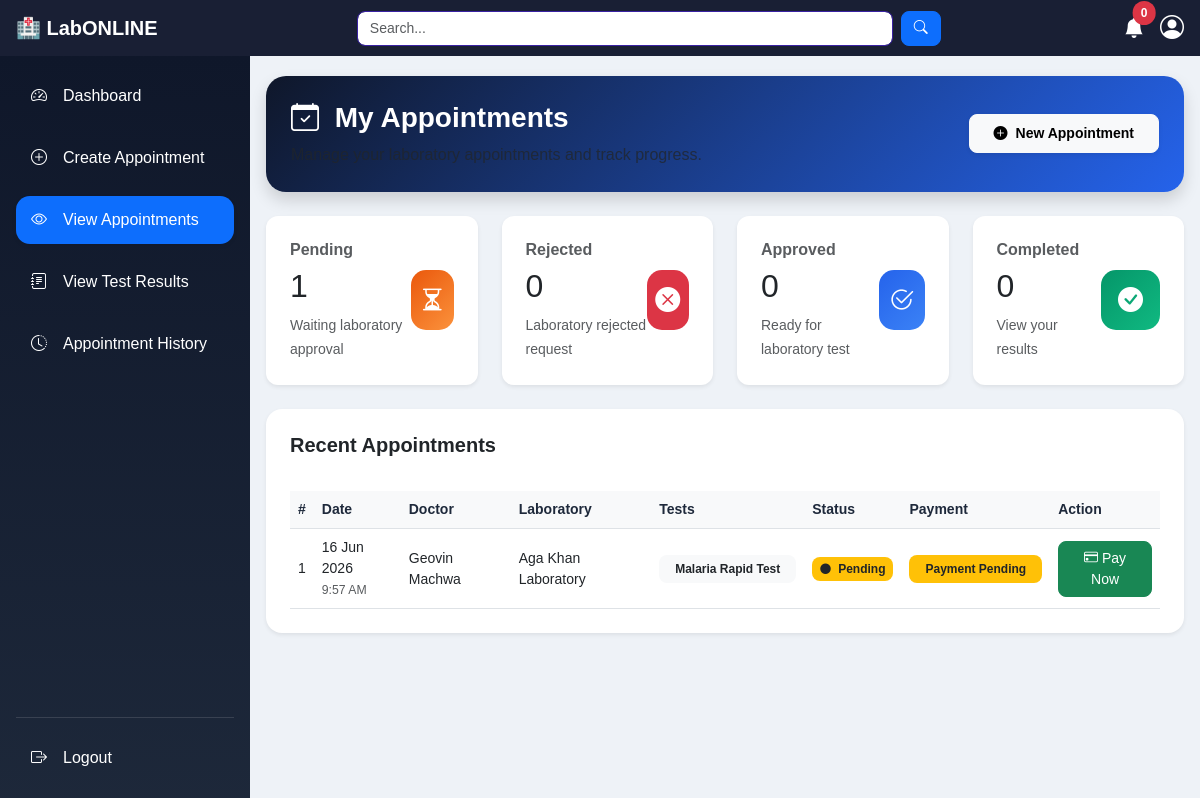
The page /patient/dashboard.php?page=view_appointments (signed in) on the database as committed earlier.
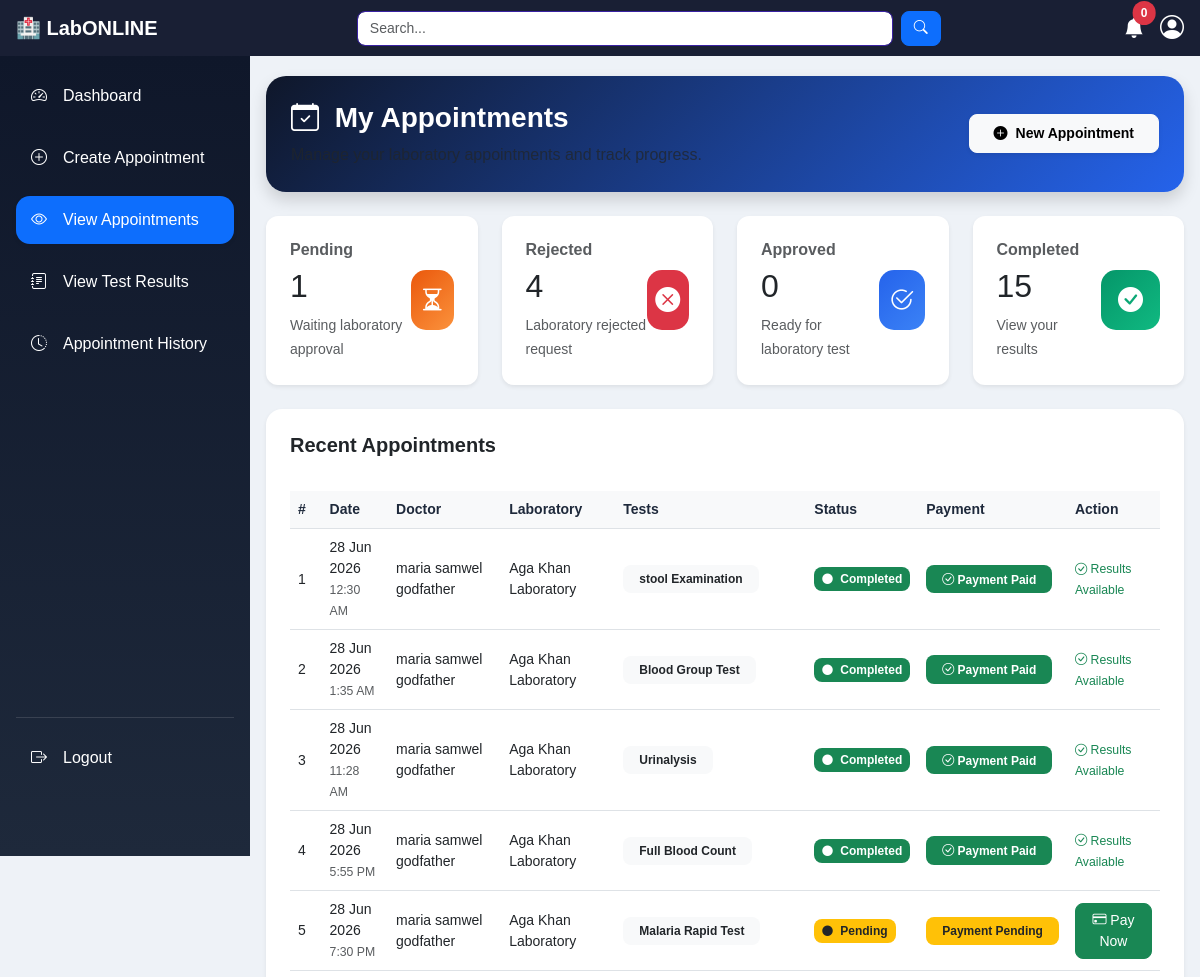
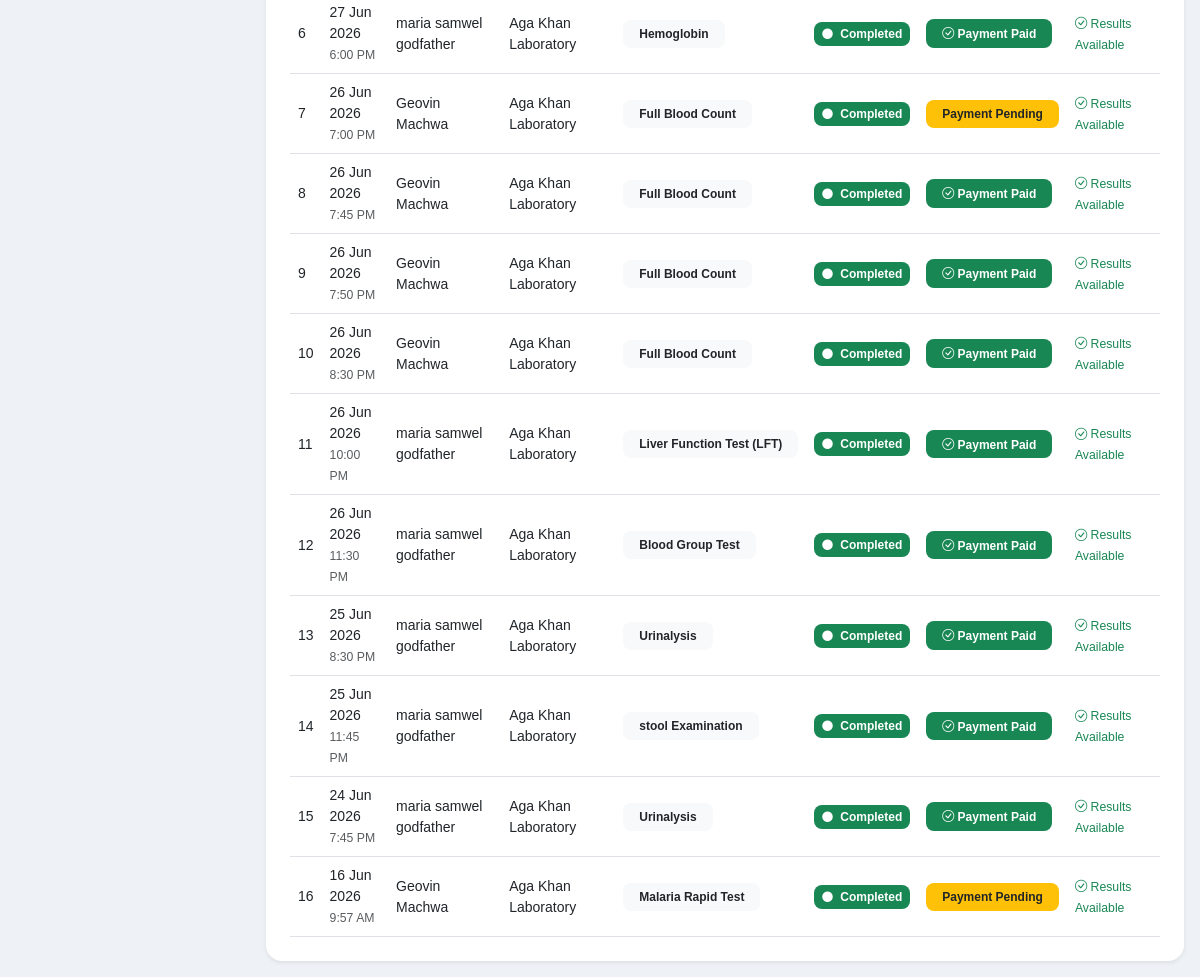
The same page on the database as committed later (2 pictures, top to bottom).
### tables this page shows
CREATE TABLE `appointments` (
  `id` int(11) NOT NULL,
  `rebooked_from_id` int(11) DEFAULT NULL,
  `patient_id` int(11) DEFAULT NULL,
  `doctor_id` int(11) DEFAULT NULL,
  `laboratory_id` int(11) DEFAULT NULL,
  `appointment_date` date DEFAULT NULL,
  `appointment_time` time DEFAULT NULL,
  `type` enum('lab_test','consultation') DEFAULT NULL,
  `sample_collection` enum('home','lab') DEFAULT NULL,
  `address` text DEFAULT NULL,
  `notes` text DEFAULT NULL,
  `status` enum('pending','paid','approved','rejected','completed','cancelled') DEFAULT 'pending',
  `priority` enum('normal','urgent') NOT NULL DEFAULT 'normal',
  `created_at` timestamp NOT NULL DEFAULT current_timestamp(),
  `rejection_reason` text DEFAULT NULL
);

CREATE TABLE `users` (
  `id` int(11) NOT NULL,
  `full_name` varchar(100) NOT NULL,
  `email` varchar(100) NOT NULL,
  `phone_number` varchar(20) NOT NULL,
  `password` varchar(255) NOT NULL,
  `role` enum('admin','doctor','patient','labo') NOT NULL,
  `profile_image` varchar(255) NOT NULL DEFAULT 'assets/images/default.jpg',
  `status` enum('pending','active','inactive','blocked') DEFAULT 'pending',
  `last_login` timestamp NULL DEFAULT NULL,
  `created_at` timestamp NOT NULL DEFAULT current_timestamp(),
  `updated_at` timestamp NOT NULL DEFAULT current_timestamp() ON UPDATE current_timestamp()
);

CREATE TABLE `laboratories` (
  `id` int(11) NOT NULL,
  `labo_name` varchar(100) NOT NULL,
  `labo_address` text NOT NULL,
  `location` varchar(255) NOT NULL,
  `available_tests` text DEFAULT NULL,
  `user_id` int(11) NOT NULL
);

### patient/dashboard.php (called while the page is built, shortened)
<?php
include "../shared/layout.php";
?>

### includes/session_user.php (called while the page is built, shortened)
<?php
function getCurrentUserId(): int
{
    return (int) ($_SESSION['user_id'] ?? 0);
}

### repositories/AppointmentRepository.php (called while the page is built, shortened)
<?php
class AppointmentRepository
{
    private mysqli $conn;
    public function __construct(mysqli $conn)
    {
        $this->conn = $conn;
    }
    public function getByPatientId(int $patientUserId): array
{
    $stmt=$this->conn->prepare(
    "SELECT a.*,
    d.full_name AS doctor_name,
    l.labo_name,
    p.payment_status
    FROM appointments a
    LEFT JOIN users d
    ON d.id=a.doctor_id
    LEFT JOIN laboratories l
    ON l.id=a.laboratory_id
    LEFT JOIN payments p
    ON p.appointment_id=a.id
    WHERE a.patient_id=?
    AND NOT EXISTS (
        SELECT 1
        FROM appointments r
        WHERE r.rebooked_from_id = a.id
    )
    ORDER BY
    a.appointment_date DESC"
    );
    $stmt->bind_param(
        'i',
        $patientUserId
    );
    $stmt->execute();
    return $stmt->get_result()
    ->fetch_all(MYSQLI_ASSOC);
}
    public function countByPatientAndStatus(
        int $patientId,
        string $status
    ): int
    {
        $stmt=$this->conn->prepare(
            "SELECT COUNT(*) AS total
             FROM appointments
             WHERE patient_id=?
             AND status=?"
        );
        $stmt->bind_param(
            'is',
            $patientId,
            $status
        );
        $stmt->execute();
        $row=$stmt->get_result()->fetch_assoc();
        return (int)($row['total'] ?? 0);
    }
}

### includes/helpers.php (called while the page is built, shortened)
<?php
function e(?string $value): string
{
    return htmlspecialchars((string) $value, ENT_QUOTES, 'UTF-8');
}
function formatDate(?string $date): string
{
    return date('d M Y', strtotime($date));
}
function formatTime(?string $time): string
{
    return date('g:i A', strtotime($time));
}
function statusBadge(string $status): string
{
    $map = [
        'pending'   => 'bg-warning text-dark',
        'approved'  => 'bg-primary',
        'completed' => 'bg-success',
        'cancelled' => 'bg-secondary',
        'active'    => 'bg-success',
        'inactive'  => 'bg-secondary',
        'blocked'   => 'bg-danger',
        'uploaded'  => 'bg-info',
        'reviewed'  => 'bg-success',
    ];
    return $map[$status] ?? 'bg-secondary';
}

### repositories/LabTestRepository.php (called while the page is built, shortened)
<?php
class LabTestRepository
{
    private mysqli $conn;
    public function __construct(mysqli $conn)
    {
        $this->conn = $conn;
    }
    public function getNamesByAppointmentId(int $appointmentId): string
    {
        $sql = "SELECT GROUP_CONCAT(lt.test_name SEPARATOR ', ') AS names
                FROM appointment_tests at
                JOIN lab_tests lt ON lt.id = at.test_id
                WHERE at.appointment_id = ?";
        $stmt = $this->conn->prepare($sql);
        $stmt->bind_param('i', $appointmentId);
        $stmt->execute();
        $row = $stmt->get_result()->fetch_assoc();
        return $row['names'] ?? '-';
    }
}

### repositories/paymentRepository.php (called while the page is built, shortened)
<?php
class PaymentRepository
{
    private mysqli $conn;
    public function __construct(mysqli $conn)
    {
        $this->conn = $conn;
    }
    public function getByAppointmentId(int $appointmentId)
    {
        $sql = "
            SELECT *
            FROM payments
            WHERE appointment_id = ?
            LIMIT 1
        ";
        $stmt = $this->conn->prepare($sql);
        $stmt->bind_param(
            "i",
            $appointmentId
        );
        $stmt->execute();
        $result = $stmt->get_result();
        return $result->fetch_assoc();
    }
}

### patient/content/view_appointments.php (the view, shortened to what the changed rows need)
<?php
$appointmentRepo = new AppointmentRepository($conn);
$labTestRepo = new LabTestRepository($conn);
$paymentRepo = new PaymentRepository($conn);
$patientId = getCurrentUserId();
$appointments = $appointmentRepo->getByPatientId($patientId);
$pendingCount = $appointmentRepo->countByPatientAndStatus($patientId,'pending');
$approvedCount = $appointmentRepo->countByPatientAndStatus($patientId,'approved');
$completedCount = $appointmentRepo->countByPatientAndStatus($patientId,'completed');
$rejectedCount = $appointmentRepo->countByPatientAndStatus($patientId,'rejected');
?>
<div class="page-header shadow mb-4">
    <div class="d-flex justify-content-between align-items-center flex-wrap">
        <div>
            <h3>
                <i class="bi bi-calendar-check me-2"></i>
                My Appointments
            </h3>
            <p class="text-muted mb-0">
                Manage your laboratory appointments and track progress.
            </p>
        </div>
        <a href="?page=create_appointment"
            class="btn btn-light btn-lg px-4 py-2 shadow-sm fw-bold d-inline-flex align-items-center">
            <i class="bi bi-plus-circle-fill me-2"></i>
            New Appointment
        </a>
    </div>
</div>
<div class="row g-4 mb-4">
    <div class="col-md-3">
        <div class="card stats-card shadow-sm p-4">
            <div class="d-flex justify-content-between align-items-center">
                <div>
                    <h6 class="text-muted">
                        Pending
                    </h6>
                    <h2>
                        <?= $pendingCount ?>
                    </h2>
                    <small class="text-muted">
                        Waiting laboratory approval
                    </small>
                </div>
                <div class="icon-box bg-orange">
                    <i class="bi bi-hourglass-split"></i>
                </div>
            </div>
        </div>
    </div>
    <div class="col-md-3">
        <div class="card stats-card shadow-sm p-4">
            <div class="d-flex justify-content-between align-items-center">
                <div>
                    <h6 class="text-muted">
                        Rejected
                    </h6>
                    <h2>
                        <?= $rejectedCount ?>
                    </h2>
                    <small class="text-muted">
                        Laboratory rejected request
                    </small>
                </div>
                <div class="icon-box bg-danger">
                    <i class="bi bi-x-circle-fill"></i>
                </div>
            </div>
        </div>
    </div>
    <div class="col-md-3">
        <div class="card stats-card shadow-sm p-4">
            <div class="d-flex justify-content-between align-items-center">
                <div>
                    <h6 class="text-muted">
                        Approved
                    </h6>
                    <h2>
                        <?= $approvedCount ?>
                    </h2>
                    <small class="text-muted">
                        Ready for laboratory test
                    </small>
                </div>
                <div class="icon-box bg-blue">
                    <i class="bi bi-check2-circle"></i>
                </div>
            </div>
        </div>
    </div>
    <div class="col-md-3">
        <div class="card stats-card shadow-sm p-4">
            <div class="d-flex justify-content-between align-items-center">
                <div>
                    <h6 class="text-muted">
                        Completed
                    </h6>
                    <h2>
                        <?= $completedCount ?>
                    </h2>
                    <small class="text-muted">
                        View your results
                    </small>
                </div>
                <div class="icon-box bg-green">
                    <i class="bi bi-check-circle-fill"></i>
                </div>
            </div>
        </div>
    </div>
</div>
<div class="card table-card shadow-sm border-0 rounded-4 p-4">
    <div class="d-flex justify-content-between align-items-center mb-4">
        <h5>
            Recent Appointments
        </h5>
    </div>
    <div class="table-responsive">
        <table class="table align-middle table-hover">
            <thead>
                <tr>
                    <th>#</th>
                    <th>Date</th>
                    <th>Doctor</th>
                    <th>Laboratory</th>
                    <th>Tests</th>
                    <th>Status</th>
                    <th>Payment</th>
                    <th>Action</th>
                </tr>
            </thead>
            <tbody>
                <?php if(empty($appointments)): ?>
                <tr>
                    <td colspan="8" class="text-center text-muted py-5">
                        <i class="bi bi-calendar-x fs-1"></i>
                        <h5 class="mt-3">
                            No appointments yet
                        </h5>
                        <p>
                            Book your first laboratory test.
                        </p>
                    </td>
                </tr>
                <?php else: ?>
                <?php foreach($appointments as $i=>$row): ?>
                <?php
$payment = $paymentRepo->getByAppointmentId((int)$row['id']);
$paymentPaid =
$payment && $payment['payment_status']==='paid';
?>
                <tr>
                    <td>
                        <?= $i+1 ?>
                    </td>
                    <td>
                        <?= e(formatDate($row['appointment_date'])) ?>
                        <br>
                        <small class="text-muted">
                            <?= e(formatTime($row['appointment_time'])) ?>
                        </small>
                    </td>
                    <td>
                        <?= e($row['doctor_name'] ?? 'Not assigned') ?>
                    </td>
                    <td>
                        <?= e($row['labo_name'] ?? '-') ?>
                    </td>
                    <td>
                        <span class="badge bg-light text-dark px-3 py-2">
                            <?= e(
$labTestRepo->getNamesByAppointmentId((int)$row['id'])
) ?>
                        </span>
                    </td>
                    <td>
                        <span class="badge <?= statusBadge($row['status']) ?>">
                            <i class="bi bi-circle-fill me-1 small"></i>
                            <?= e(ucfirst($row['status'])) ?>
                        </span>
                    </td>
                    <td>
                        <?php if($paymentPaid): ?>
                        <span class="badge bg-success px-3 py-2">
                            <i class="bi bi-check-circle"></i>
                            Payment Paid
                        </span>
                        <?php else: ?>
                        <span class="badge bg-warning text-dark px-3 py-2">
                            Payment Pending
                        </span>
                        <?php endif; ?>
                    </td>
                    <td>
                        <?php if($row['status']==='pending' && !$paymentPaid): ?>
                        <a href="../actions/patient/process_payment.php?id=<?= $row['id'] ?>"
                            class="btn btn-success btn-sm">
                            <i class="bi bi-credit-card"></i>
                            Pay Now
                        </a>
                        <?php elseif($row['status']==='approved'): ?> <span class="text-success small">
                            <i class="bi bi-check-circle"></i>
                            Approved - Visit Laboratory
                        </span>
                        <?php elseif($row['status']==='completed'): ?>
                        <span class="text-success small">
                            <i class="bi bi-check-circle"></i>
                            Results Available
                        </span>
                        <?php endif; ?>
                    </td>
                </tr>
                <?php endforeach; ?>
                <?php endif; ?>
            </tbody>
        </table>
    </div>
</div>

Rows that differ between the two databases and show on the page:
added appointments: appointment_date "28 Jun 2026", appointment_time "12:30 AM", doctor.full_name "maria samwel godfather", laboratory.labo_name "Aga Khan Laboratory", NamesByAppointmentId "stool Examination", status "Completed", shows "Payment Paid", shows "Results Available"
added appointments: appointment_date "28 Jun 2026", appointment_time "1:35 AM", doctor.full_name "maria samwel godfather", laboratory.labo_name "Aga Khan Laboratory", NamesByAppointmentId "Blood Group Test", status "Completed", shows "Payment Paid", shows "Results Available"
added appointments: appointment_date "28 Jun 2026", appointment_time "11:28 AM", doctor.full_name "maria samwel godfather", laboratory.labo_name "Aga Khan Laboratory", NamesByAppointmentId "Urinalysis", status "Completed", shows "Payment Paid", shows "Results Available"
added appointments: appointment_date "28 Jun 2026", appointment_time "5:55 PM", doctor.full_name "maria samwel godfather", laboratory.labo_name "Aga Khan Laboratory", NamesByAppointmentId "Full Blood Count", status "Completed", shows "Payment Paid", shows "Results Available"
added appointments: appointment_date "28 Jun 2026", appointment_time "7:30 PM", doctor.full_name "maria samwel godfather", laboratory.labo_name "Aga Khan Laboratory", NamesByAppointmentId "Malaria Rapid Test", status "Pending", shows "Payment Pending"
added appointments: appointment_date "27 Jun 2026", appointment_time "6:00 PM", doctor.full_name "maria samwel godfather", laboratory.labo_name "Aga Khan Laboratory", NamesByAppointmentId "Hemoglobin", status "Completed", shows "Payment Paid", shows "Results Available"
added appointments: appointment_date "26 Jun 2026", appointment_time "7:00 PM", doctor.full_name "Geovin Machwa", laboratory.labo_name "Aga Khan Laboratory", NamesByAppointmentId "Full Blood Count", status "Completed", shows "Payment Pending", shows "Results Available"
added appointments: appointment_date "26 Jun 2026", appointment_time "7:45 PM", doctor.full_name "Geovin Machwa", laboratory.labo_name "Aga Khan Laboratory", NamesByAppointmentId "Full Blood Count", status "Completed", shows "Payment Paid", shows "Results Available"
added appointments: appointment_date "26 Jun 2026", appointment_time "7:50 PM", doctor.full_name "Geovin Machwa", laboratory.labo_name "Aga Khan Laboratory", NamesByAppointmentId "Full Blood Count", status "Completed", shows "Payment Paid", shows "Results Available"
added appointments: appointment_date "26 Jun 2026", appointment_time "8:30 PM", doctor.full_name "Geovin Machwa", laboratory.labo_name "Aga Khan Laboratory", NamesByAppointmentId "Full Blood Count", status "Completed", shows "Payment Paid", shows "Results Available"
added appointments: appointment_date "26 Jun 2026", appointment_time "10:00 PM", doctor.full_name "maria samwel godfather", laboratory.labo_name "Aga Khan Laboratory", NamesByAppointmentId "Liver Function Test (LFT)", status "Completed", shows "Payment Paid", shows "Results Available"
added appointments: appointment_date "26 Jun 2026", appointment_time "11:30 PM", doctor.full_name "maria samwel godfather", laboratory.labo_name "Aga Khan Laboratory", NamesByAppointmentId "Blood Group Test", status "Completed", shows "Payment Paid", shows "Results Available"
added appointments: appointment_date "25 Jun 2026", appointment_time "8:30 PM", doctor.full_name "maria samwel godfather", laboratory.labo_name "Aga Khan Laboratory", NamesByAppointmentId "Urinalysis", status "Completed", shows "Payment Paid", shows "Results Available"
added appointments: appointment_date "25 Jun 2026", appointment_time "11:45 PM", doctor.full_name "maria samwel godfather", laboratory.labo_name "Aga Khan Laboratory", NamesByAppointmentId "stool Examination", status "Completed", shows "Payment Paid", shows "Results Available"
added appointments: appointment_date "24 Jun 2026", appointment_time "7:45 PM", doctor.full_name "maria samwel godfather", laboratory.labo_name "Aga Khan Laboratory", NamesByAppointmentId "Urinalysis", status "Completed", shows "Payment Paid", shows "Results Available"
changed appointments "16 Jun 2026": status "Pending" → "Completed"; status "Pay Now" → "Results Available"
Other text that changed with them:
$rejectedCount: "0" → "4"
$completedCount: "0" → "15"
